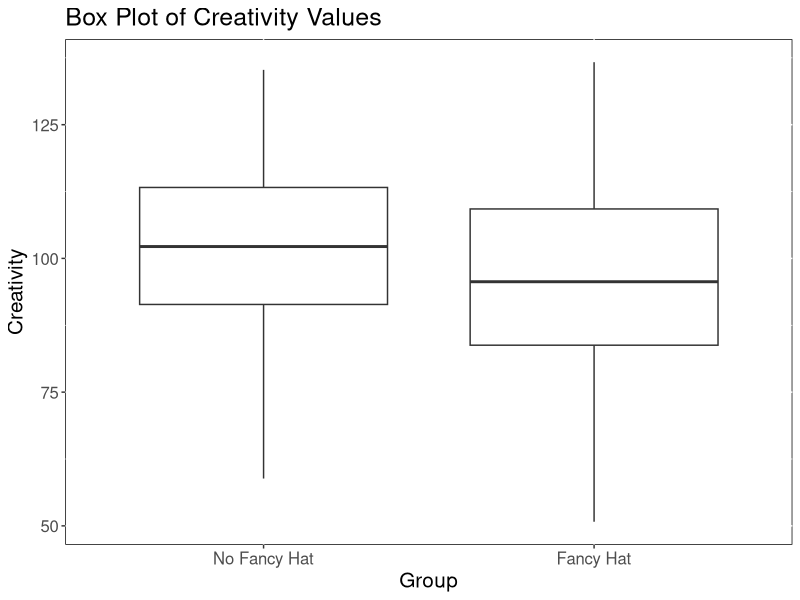
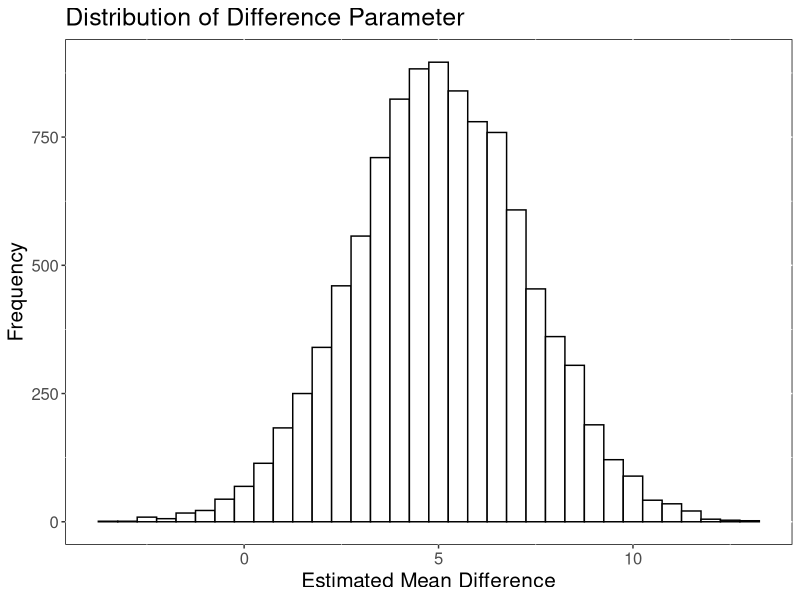
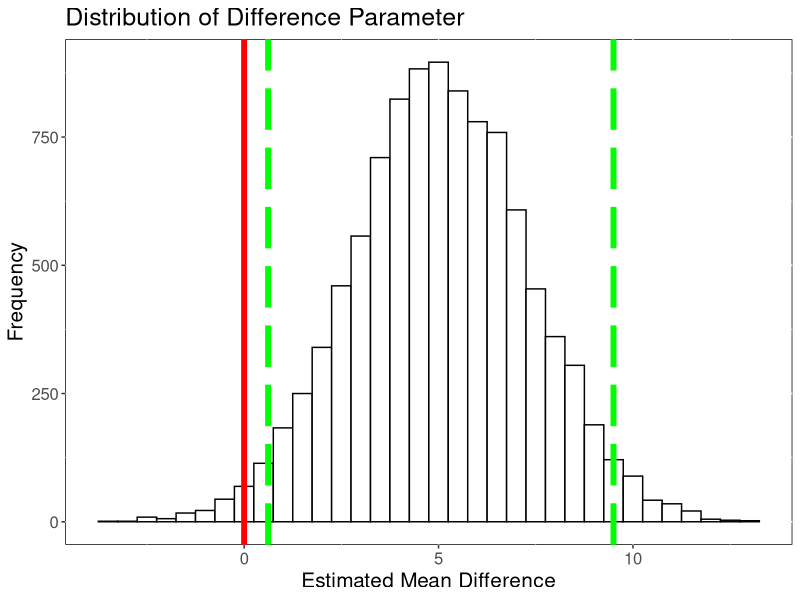

Here is the R script that generated these plots, in order:
#First, set a seed first for the quasi-random number generation in our data simulation
#If you set the same number you will get exactly the same data as I
set.seed(666)
 
##Prepare variables for data simulation
n1fh = 100 # Number of people wearing fancy hats
n2nfh = 100 # Number of people wearing no fancy hats
mu1 = 103 # Population mean of creativity for people wearing fancy hats
mu2 = 98 # Population mean of creativity for people wearing no fancy hats
sigma = 15 # Average population standard deviation of both groups
n = n1fh+n2nfh # Total sample size
##Generate the simulated data
y1 = rnorm(n1fh, mu1, sigma) # Data for people wearing fancy hats
y2 = rnorm(n2nfh, mu2, sigma) # Data for people wearing no fancy hats

mean(y1)
mean(y2)
sd(y1)
sd(y2)
mean(y1)-mean(y2) # Mean difference

## Generate a boxplot to investigate the data
install.packages("ggplot2") # Install package for flexible graphics
library("ggplot2")
y = c(y2, y1) # Aggregate both data sets
x = rep(c(1,0), c(n1fh, n2nfh)) # Indicator for people wearing no fancy hats
boxplotframe = data.frame(Group=factor(x, labels = c("No Fancy Hat", "Fancy Hat")), Creativity=y)
ggplot(boxplotframe) +
       geom_boxplot ((aes(y = Creativity, x = Group))) +
       labs(title= "Box Plot of Creativity Values") +
       theme(text = element_text(size=15),
             panel.background = element_rect(fill = 'white', colour = 'black'))

t.test(y1,y2, var.equal=TRUE) #Frequentist t-test

##Bayesian t-test: via Bayes factor
install.packages("BayesFactor") # Install BayesFactor-package
library('BayesFactor') # Load BayesFactor-package
yx = data.frame(y,x) # Prepare data
bf = ttestBF(formula = y ~ x, data=yx) # Estimate Bayes factor
bf # Investigate the result

##Bayesian t-test: via MCMC; draw from posterior distribution
#Let's set a seed first for the quasi-random number generation in our data simulation.
#If you set the same number you will get the same data as I
set.seed(666)
chains = posterior(bf, iterations = 10000) # Save 10000 draws from posterior
beta = chains[,2] # Save draws for mean difference
##Visualize posterior distribution for group mean difference in creativity
df = data.frame(beta)
hi = ggplot(df, aes(x=var1)) + geom_histogram(binwidth = .5, color = "black", fill="white") +
labs(x = "Estimated Mean Difference",
     y = "Frequency",
     title = "Distribution of Difference Parameter") +
theme(text = element_text(size=15),
     panel.background = element_rect(fill = 'white', color = 'black'))
hi # show histogram

mean(beta) # mean difference creativity score

##Credibility interval
CredInt = quantile(beta,c(0.025,0.975)) #Credibility interval for the difference between groups
CredInt
##Visualize credibility interval in the histogram
hi + geom_vline(xintercept=CredInt[1],color ="green", linetype = "longdash", size = 2) + #line at lower limit of credibility interval
  geom_vline(xintercept=CredInt[2],color ="green", linetype = "longdash", size = 2) + #line at upper limit of credibility interval
  geom_vline(xintercept=0, color ="red", size = 2)  #line at zero difference
